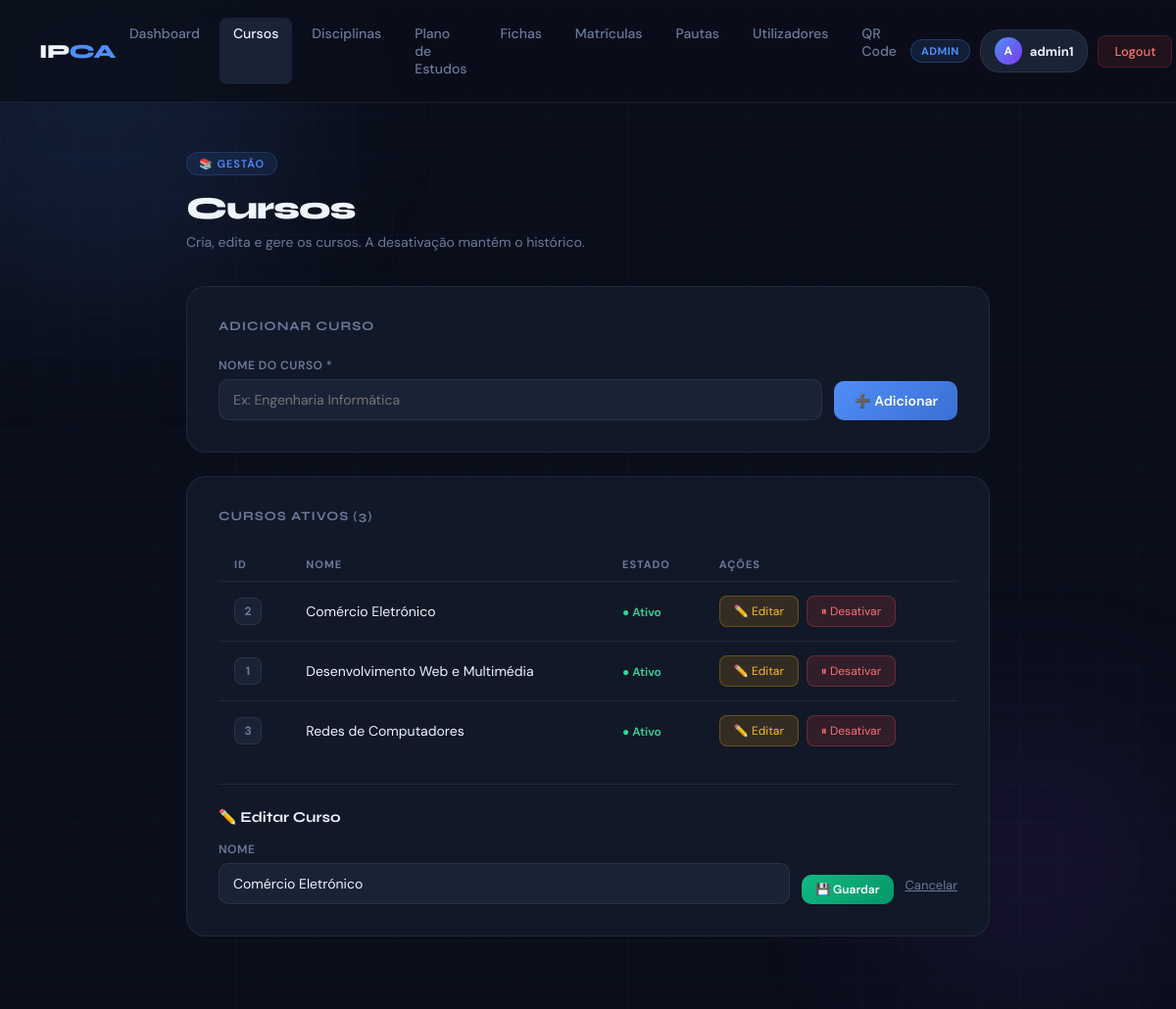
/cursos.php?edit=2 (signed in), run on the app's committed database.
### tables this page shows
CREATE TABLE `cursos` (
  `ID` int(11) NOT NULL AUTO_INCREMENT,
  `Nome` text NOT NULL,
  `ativo` tinyint(1) NOT NULL DEFAULT 1,
  PRIMARY KEY (`ID`)
);

### cursos.php (the view, shortened to what this page needs)
<?php
require_once 'config.php';
$isAdmin   = ($_SESSION['grupo'] == 1);
$isGestor  = ($_SESSION['grupo'] == 4);
$podeGerir = ($isAdmin || $isGestor);
$cursos_ativos   = $pdo->query("SELECT * FROM cursos WHERE ativo=1 ORDER BY Nome")->fetchAll();
$curso_edit = null;
if ($podeGerir && isset($_GET['edit'])) {
    $stmt = $pdo->prepare("SELECT * FROM cursos WHERE ID=?");
    $stmt->execute([intval($_GET['edit'])]);
    $curso_edit = $stmt->fetch();
}
?>
<!DOCTYPE html>
<html lang="pt">
<head>
</head>
<body>
<div class="orb orb-1"></div><div class="orb orb-2"></div>
<?php include 'navbar.php'; ?>
<main>
    <div class="page-header">
        <div class="page-tag">📚 Gestão</div>
        <h1>Cursos</h1>
        <p><?= $podeGerir ? 'Cria, edita e gere os cursos. A desativação mantém o histórico.' : 'Consulta os cursos disponíveis.' ?></p>
    </div>
    <?php if ($podeGerir): ?>
    <div class="box">
        <div class="box-title">Adicionar Curso</div>
        <form method="POST" novalidate>
            <div class="form-row">
                <div class="form-group">
                    <label>Nome do Curso *</label>
                    <input type="text" name="nome" required minlength="3" maxlength="200" placeholder="Ex: Engenharia Informática">
                </div>
                <button type="submit" name="add" class="btn btn-primary">➕ Adicionar</button>
            </div>
        </form>
    </div>
    <?php endif; ?>
    <div class="box">
        <div class="box-title">Cursos Ativos (<?= count($cursos_ativos) ?>)</div>
        <?php if (empty($cursos_ativos)): ?>
            <p style="color:var(--muted);text-align:center;padding:20px 0">Nenhum curso ativo.</p>
        <?php else: ?>
        <table>
            <tr><th>ID</th><th>Nome</th><th>Estado</th><?php if ($podeGerir): ?><th>Ações</th><?php endif; ?></tr>
            <?php foreach ($cursos_ativos as $row): ?>
            <tr>
                <td><span class="badge"><?= $row['ID'] ?></span></td>
                <td><?= htmlspecialchars($row['Nome']) ?></td>
                <td><span class="status-ativo">● Ativo</span></td>
                <?php if ($podeGerir): ?>
                <td><div class="actions">
                    <a href="?edit=<?= $row['ID'] ?>" class="btn-edit">✏️ Editar</a>
                    <a href="?del=<?= $row['ID'] ?>" class="btn-del" onclick="return confirm('Desativar curso?')">⏸ Desativar</a>
                </div></td>
                <?php endif; ?>
            </tr>
            <?php endforeach; ?>
        </table>
        <?php if ($curso_edit): ?>
        <hr class="divider">
        <p style="font-family:'Syne',sans-serif;font-size:15px;font-weight:700;margin-bottom:16px">✏️ Editar Curso</p>
        <form method="POST" novalidate>
            <div class="form-row">
                <div class="form-group">
                    <label>Nome</label>
                    <input type="text" name="nome" value="<?= htmlspecialchars($curso_edit['Nome']) ?>" required minlength="3">
                </div>
                <button type="submit" name="edit" class="btn btn-save">💾 Guardar</button>
                <a href="cursos.php" style="color:var(--muted);font-size:13px;padding:11px 0">Cancelar</a>
            </div>
        </form>
        <?php endif; ?>
        <?php endif; ?>
    </div>
</main>
</body>
</html>

### cursos.php (style rules this page uses)
:root { --bg:#0a0e1a;--surface:#111827;--surface2:#1a2236;--border:rgba(255,255,255,0.07);--accent:#4f8ef7;--accent2:#7c3aed;--text:#f0f4ff;--muted:#6b7a99 }
* { margin:0;padding:0;box-sizing:border-box }
body { font-family:'DM Sans',sans-serif;background:var(--bg);color:var(--text);min-height:100vh }
body::before { content:'';position:fixed;inset:0;background-image:linear-gradient(rgba(79,142,247,0.03) 1px,transparent 1px),linear-gradient(90deg,rgba(79,142,247,0.03) 1px,transparent 1px);background-size:40px 40px;pointer-events:none;z-index:0 }
.orb { position:fixed;border-radius:50%;filter:blur(80px);pointer-events:none;z-index:0 }
.orb-1 { width:400px;height:400px;background:rgba(79,142,247,0.12);top:-100px;left:-100px }
.orb-2 { width:300px;height:300px;background:rgba(124,58,237,0.1);bottom:0;right:0 }
main { position:relative;z-index:1;max-width:900px;margin:0 auto;padding:50px 40px }
.page-header { margin-bottom:36px;animation:fadeUp 0.4s ease both }
.page-tag { display:inline-flex;align-items:center;gap:6px;background:rgba(79,142,247,0.1);border:1px solid rgba(79,142,247,0.2);color:var(--accent);font-size:11px;font-weight:600;letter-spacing:1px;text-transform:uppercase;padding:4px 12px;border-radius:20px;margin-bottom:14px }
.page-header h1 { font-family:'Syne',sans-serif;font-size:32px;font-weight:800;letter-spacing:-1px;margin-bottom:6px }
.page-header p { color:var(--muted);font-size:14px }
.box { background:var(--surface);border:1px solid var(--border);border-radius:20px;padding:32px;margin-bottom:24px;animation:fadeUp 0.4s 0.1s ease both }
.box-title { font-family:'Syne',sans-serif;font-size:13px;font-weight:700;color:var(--muted);text-transform:uppercase;letter-spacing:1px;margin-bottom:24px }
.form-row { display:flex;gap:12px;align-items:flex-end;flex-wrap:wrap }
.form-group { flex:1;min-width:180px;display:flex;flex-direction:column;gap:6px }
.form-group label { font-size:12px;font-weight:600;color:var(--muted);text-transform:uppercase;letter-spacing:0.5px }
.form-group input { padding:11px 14px;background:var(--surface2);border:1px solid var(--border);border-radius:10px;color:var(--text);font-size:14px;font-family:'DM Sans',sans-serif }
.btn { padding:11px 20px;border:none;border-radius:10px;font-size:14px;font-weight:600;font-family:'DM Sans',sans-serif;cursor:pointer;white-space:nowrap }
.btn-primary { background:linear-gradient(135deg,var(--accent),#3b6fd4);color:white }
.btn-save { background:linear-gradient(135deg,#10b981,#059669);color:white;font-size:12px;padding:7px 14px }
.btn-edit { background:rgba(245,158,11,0.15);color:#fbbf24;border:1px solid rgba(245,158,11,0.3);font-size:12px;padding:7px 14px;text-decoration:none;border-radius:8px }
.btn-del { background:rgba(239,68,68,0.15);color:#f87171;border:1px solid rgba(239,68,68,0.3);font-size:12px;padding:7px 14px;text-decoration:none;border-radius:8px }
table { width:100%;border-collapse:collapse }
th { padding:10px 16px;text-align:left;font-size:11px;font-weight:700;color:var(--muted);text-transform:uppercase;letter-spacing:1px;border-bottom:1px solid var(--border) }
td { padding:14px 16px;font-size:14px;border-bottom:1px solid var(--border);vertical-align:middle }
tr:last-child td { border-bottom:none }
.badge { display:inline-flex;align-items:center;justify-content:center;width:28px;height:28px;background:var(--surface2);border:1px solid var(--border);border-radius:8px;font-size:12px;font-weight:700;color:var(--muted) }
.actions { display:flex;gap:8px;align-items:center }
.status-ativo { color:#34d399;font-size:12px;font-weight:600 }
.divider { border:none;border-top:1px solid var(--border);margin:24px 0 }

### data on the page
cursos: ID "2", Nome "Comércio Eletrónico", nome "Comércio Eletrónico"
cursos: ID "1", Nome "Desenvolvimento Web e Multimédia"
cursos: ID "3", Nome "Redes de Computadores"

### other printed values
$label "ADMIN"
substr($_SESSION['login'], 0, 1) "A"
$_SESSION['login'] "admin1"
count($cursos_ativos) "3"
